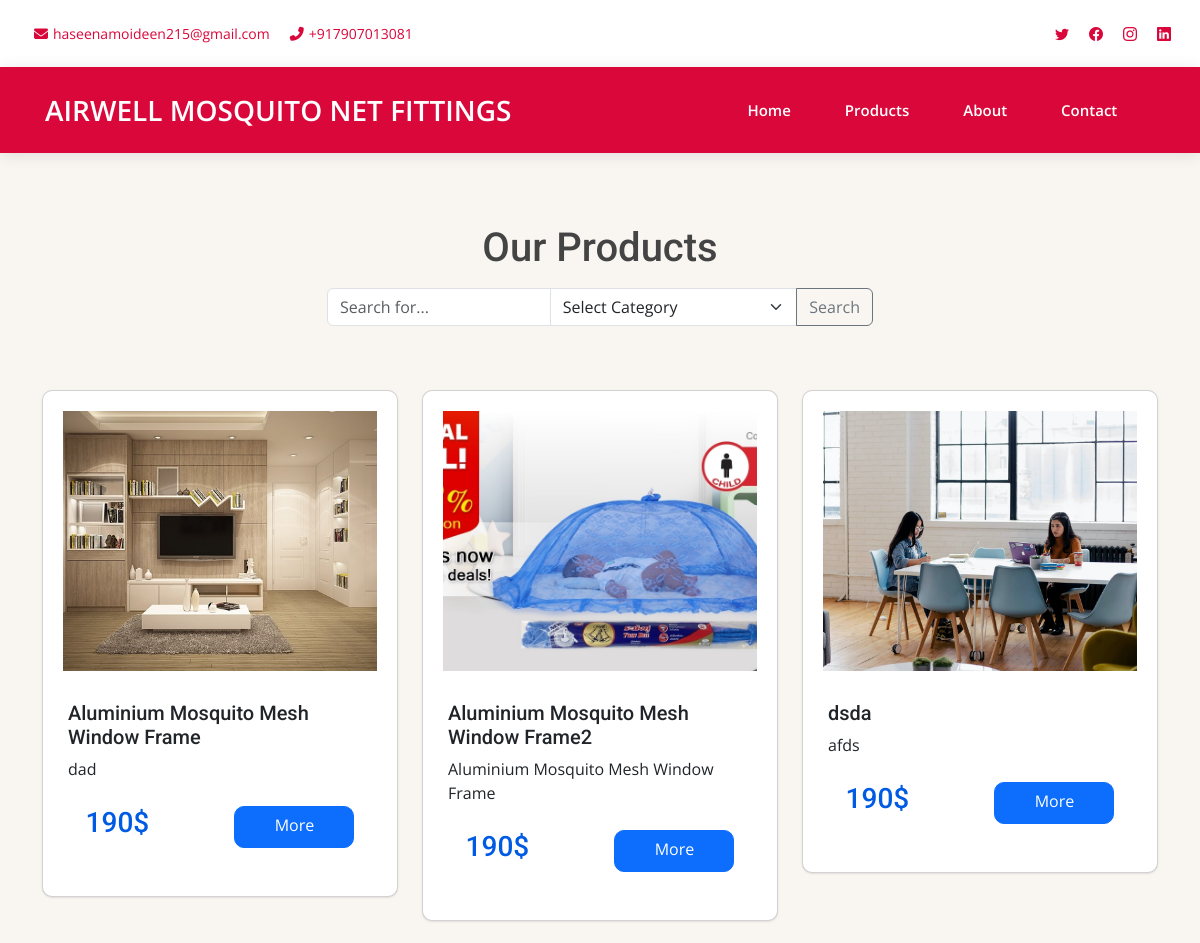
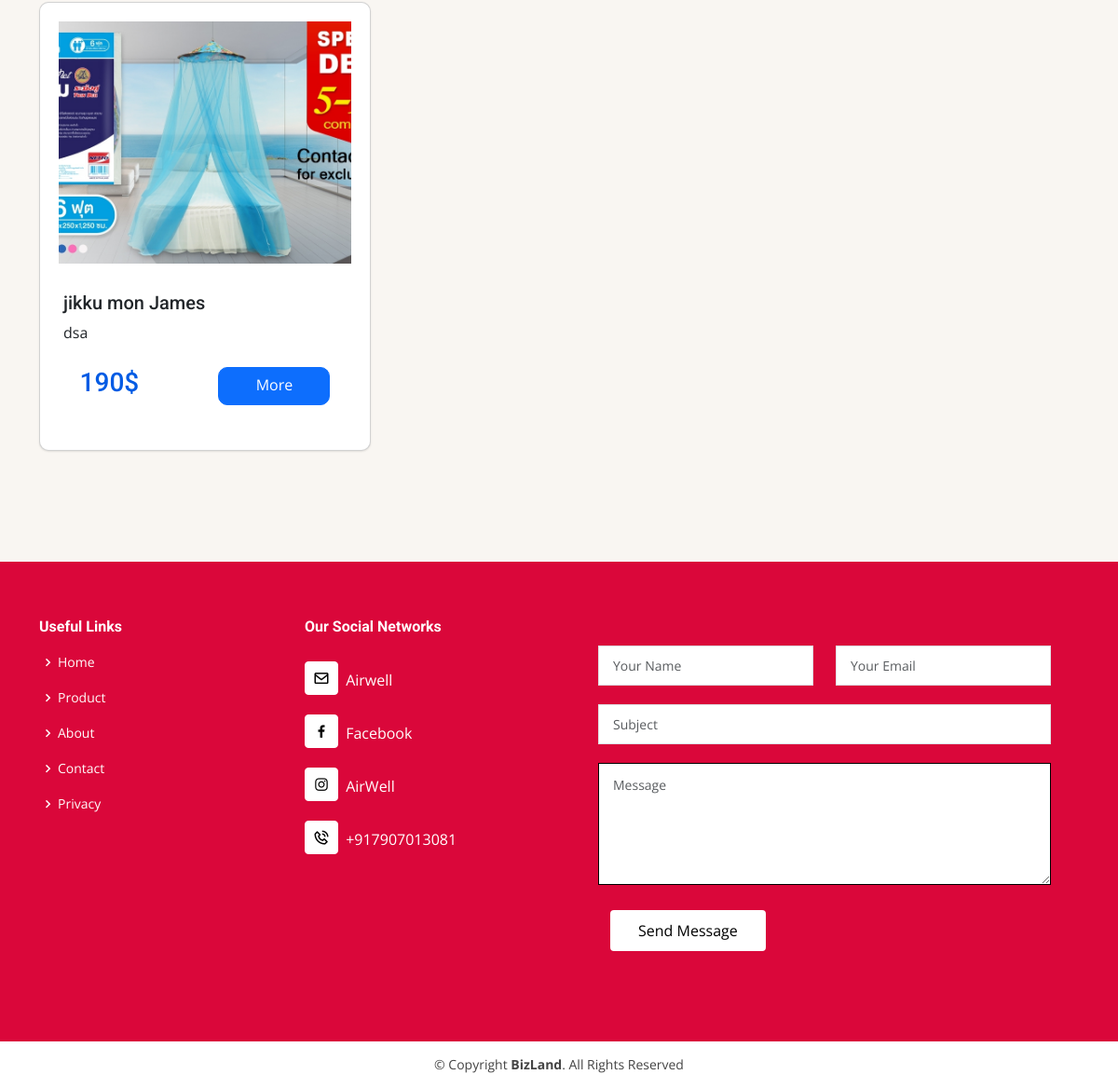
/product, run on the app's committed database (2 pictures, top to bottom).
### AirWellApp/models.py (models this page shows, shortened)
class ProductModel(models.Model):
    product_id = models.CharField(max_length=200,primary_key=True)
    product_name = models.CharField(max_length=100)
    product_description = models.TextField()
    product_material = models.CharField(max_length=100)
    product_color = models.CharField(max_length=100)
    product_price = models.CharField(max_length=100)
    product_create_at = models.DateTimeField(auto_now_add=True)
    product_status = models.CharField(max_length=100, default="Active")
    product_category = models.ForeignKey(
        ProductCategoryModel, on_delete=models.CASCADE, null=True)
    class Meta:
        db_table = "product_table"

class ProductImageModel(models.Model):
    product_id = models.ForeignKey(ProductModel, on_delete=models.CASCADE)
    product_image = models.ImageField(upload_to='images/', null=True)
    class Meta:
        db_table = "product_images"

### AirWellApp/views.py (the view, shortened to what this page needs)
# urls.py: path('product', views.user_product, name='user_product'),
def user_product(request):
    products = ProductModel.objects.all()
    categories = ProductCategoryModel.objects.all()
    search = ''
    return render(request, 'user/user_product.html', {'products': products, 'categories': categories, 'search': search})

### templates/user/user_product.html (shortened to what this page needs)
<!DOCTYPE html>
<html lang="en">
<head>
    {% load static %}
    <link href="https://cdn.jsdelivr.net/npm/bootstrap@5.0.0-beta2/dist/css/bootstrap.min.css" rel="stylesheet">
    <link href="{% static 'vendor/aos/aos.css' %}" rel="stylesheet">
    <link href="{% static 'vendor/bootstrap/css/bootstrap.min.css' %}" rel="stylesheet">
    <link href="{% static 'vendor/bootstrap-icons/bootstrap-icons.css' %}" rel="stylesheet">
    <link href="{% static 'vendor/boxicons/css/boxicons.min.css' %}" rel="stylesheet">
    <link href="{% static 'vendor/glightbox/css/glightbox.min.css' %}" rel="stylesheet">
    <link href="{% static 'vendor/swiper/swiper-bundle.min.css' %}" rel="stylesheet">
    <link rel="stylesheet" href="{% static 'css/slick-theme1.css' %}">
    <link rel="stylesheet" href="{% static 'css/responsive1.css' %}">
    <link rel="stylesheet" href="{% static 'css/slick1.css' %}">
    <link href="{% static 'css/style2.css' %}" rel="stylesheet">
</head>
<body>
    <section id="topbar" class="d-flex align-items-center">
        <div class="container-fluid d-flex justify-content-center justify-content-md-between">
            <div class="contact-info d-flex align-items-center">
                <ul>
                    <li><a href="mailto:haseenamoideen215@gmail.com"><i
                                class="fas fa-envelope"></i>haseenamoideen215@gmail.com</a> </li>
                    <li><a href="tel:+917907013081"><i class="fas fa-phone-alt"></i>+917907013081</a></li>
                </ul>
            </div>
            <div class="social-links d-none d-md-flex align-items-center">
                <a href="https://www.facebook.com/airwellmosquitonetfittings215?mibextid=2JQ9oc" target="_blank"
                    class="twitter"><i class="bi bi-twitter"></i></a>
                <a href="https://www.facebook.com/airwellmosquitonetfittings215?mibextid=2JQ9oc" target="_blank"
                    class="facebook"><i class="bi bi-facebook"></i></a>
                <a href="https://www.instagram.com/airwellmosquitonetfittings215?igsh=MXNraWxyOWFrdjR3bQ=="
                    target="_blank" class="instagram"><i class="bi bi-instagram"></i></a>
                <a href="https://www.facebook.com/airwellmosquitonetfittings215?mibextid=2JQ9oc" target="_blank"
                    class="linkedin"><i class="bi bi-linkedin"></i></a>
            </div>
        </div>
    </section>
    <header id="header" class="d-flex align-items-center">
        <div class="container d-flex align-items-center justify-content-between">
            <nav id="navbar" class="navbar">
                <a class="navbar-brand" href="{% url 'user_home' %}">AIRWELL MOSQUITO NET FITTINGS</a>
                <ul class="justify-content-end">
                    <li><a class="nav-link scrollto" href="{% url 'user_home' %}">Home</a></li>
                    <li class="dropdown">
                        <a href="{% url 'user_product' %}">Products </a>
                    </li>
                    <li>
                        <a class="nav-link scrollto" href="{% url 'user_about' %}">About</a>
                    </li>
                    <li>
                        <a class="nav-link scrollto" href="{% url 'user_contact' %}">Contact</a>
                    </li>
                </ul>
            </nav>
        </div>
    </header>
    <section id="products">
        <div class="container py-5">
            <h1 class="text-center">Our Products</h1>
            <div class="row center mb-3 mt-3 ">
                <div class="col-md-6">
                  <form method="POST" >
                    <div class="input-group">
                      <input type="text" class="form-control" placeholder="Search for..." aria-label="Search for..." name="search_text">
                      <select id="category" class="form-select" aria-label="Default select example" name="category">
                        <option selected disabled>Select Category</option>
                      </select>
                      <button class="btn btn-outline-secondary" type="submit">Search</button>
                    </div>
                  </form>
                </div>
              </div>
            <div class="row row-cols-1 row-cols-md-3 g-4 py-5">
                {% for product in products %}
                <div class="col">
                    <div class="card">
                        {% if product.productimagemodel_set.exists %}
                        <img src="{{ product.productimagemodel_set.first.product_image.url }}"
                            class="card-img-top fixed-image" alt="{{ product.product_name }}">
                        {% else %}
                        <img src="{% static 'img/prdct-4.jpg' %}" class="card-img-top fixed-image"
                            alt="{{ product.product_name }}">
                        {% endif %}
                        <div class="card-body">
                            <h5 class="card-title">{{ product.product_name }}</h5>
                            <p class="card-text">{{ product.product_material }}</p>
                        </div>
                        <div class="mb-5 d-flex justify-content-around">
                            <h3>190$</h3>
                            <a href="/product/{{ product.product_id }}" class="btn btn-primary">More</a>
                        </div>
                    </div>
                </div>
                {% endfor %}
            </div>
        </div>
    </section>
    <footer id="footer">
        <div class="footer-top">
            <div class="container">
                <div class="row">
                    <div class="col-lg-3 col-md-6 footer-links">
                        <h4>Useful Links</h4>
                        <ul>
                            <li>
                                <i class="bx bx-chevron-right"></i> <a href="{% url 'user_home' %}">Home</a>
                            </li>
                            <li>
                                <i class="bx bx-chevron-right"></i> <a href="{% url 'user_product' %}">Product</a>
                            </li>
                            <li>
                                <i class="bx bx-chevron-right"></i>
                                <a href="{% url 'user_about' %}">About</a>
                            </li>
                            <li>
                                <i class="bx bx-chevron-right"></i>
                                <a href="{% url 'user_contact' %}">Contact</a>
                            </li>
                            <li>
                                <i class="bx bx-chevron-right"></i> <a href="#">Privacy</a>
                            </li>
                        </ul>
                    </div>
                    <div class="col-lg-3 col-md-6 footer-links">
                        <h4>Our Social Networks</h4>
                        <div class="social-links mt-3">
                            <a href="mailto:haseenamoideen215@gmail.com" class="twitter" target="_blank"><i
                                    class="bx bx-envelope"></i></a><span> Airwell</span><br /><br />
                            <a href="https://www.facebook.com/airwellmosquitonetfittings215?mibextid=2JQ9oc"
                                target="_blank" class="facebook"><i class="bx bxl-facebook"></i></a><span>
                                Facebook</span><br /><br />
                            <a href="https://www.instagram.com/airwellmosquitonetfittings215?igsh=MXNraWxyOWFrdjR3bQ=="
                                target="_blank" class="instagram"><i class="bx bxl-instagram"></i></a><span>
                                AirWell</span><br /><br />
                            <a href="https://wa.me/+917907013081" target="_blank" class="google-plus"><i class="bx bx-phone-call"></i></a><span>
                                +917907013081</span><br /><br />
                        </div>
                    </div>
                    <div class="col-lg-6 col-md-12 col-sm-6 footer-links">
                        <form method="post" role="form" class="php-email-form" id="myForm">
                            <div class="row">
                                <div class="col form-group">
                                    <input type="text" name="name" class="form-control" id="name"
                                        placeholder="Your Name" required />
                                </div>
                                <div class="col form-group">
                                    <input type="email" class="form-control" name="email" id="email"
                                        placeholder="Your Email" required />
                                </div>
                            </div>
                            <div class="form-group">
                                <input type="text" class="form-control" name="subject" id="subject"
                                    placeholder="Subject" required />
                            </div>
                            <div class="form-group">
                                <textarea class="form-control" name="message" rows="5" placeholder="Message"
                                    required></textarea>
                            </div>
                            <div class="text-center btn btn-outline">
                                <button type="submit" class="btn" id="submitForm">
                                    Send Message
                                </button>
                            </div>
                        </form>
                    </div>
                </div>
            </div>
        </div>
        <div class="copy-rght-sectin">
            <div class="container">
                <div class="copyright">
                    &copy; Copyright <strong><span>BizLand</span></strong>. All Rights Reserved
                </div>
            </div>
        </div>
    </footer>
</body>
</html>

### static/css/responsive1.css (style rules this page uses)
@media (min-width: 1024px) and (max-width: 1200px) { body { overflow-x: hidden; } }
@media (min-width: 1024px) and (max-width: 1200px) { section { padding: 23px 0 !important; overflow: hidden; } }
@media (min-width: 1024px) and (max-width: 1200px) { section { padding: 23px 17px !important; } }
@media (min-width: 1024px) and (max-width: 1200px) { .navbar ul { padding-left: 125px !important; } }
@media (min-width: 1200px) and (max-width: 1440px) { body { overflow-x: hidden; } }
@media (min-width: 1200px) and (max-width: 1440px) { .navbar ul { padding-left: 186px !important; } }

### static/css/style2.css (style rules this page uses)
body { font-family: "Open Sans", sans-serif; color: #444444; }
a { color: #106eea; text-decoration: none !important; }
h1, h2, h3, h4, h5, h6 { font-family: "Roboto", sans-serif; }
section { padding: 60px 0; overflow: hidden; }
#topbar { background: #fff; font-size: 14px; transition: all 0.5s; color: #000000; padding: 5px; }
#topbar .contact-info ul { display: flex; padding: 0px; margin: 0%; }
#topbar .contact-info ul li { list-style: none; }
#topbar .contact-info ul li a { color: #DA073A; margin-right: 15px; transition: 0.3s; }
#topbar .contact-info ul li a i { padding-left: 5px; color: #DA073A; margin-right: 5px; transition: 0.3s; }
#topbar .social-links a { color: #DA073A; line-height: 0; transition: 0.3s; margin-left: 20px; }
#header { background: #DA073A; transition: all 0.5s; z-index: 997; height: 86px; box-shadow: 0px 2px 15px rgba(0, 0, 0, 0.1); }
#header .navbar .navbar-brand { font-size: 28px; color: #fff; }
.navbar { padding: 0; }
.navbar ul { margin: 0; padding-left: 250px; display: flex; list-style: none; align-items: center; }
.navbar li { position: relative; margin-right: 20px; }
.navbar>ul>li { white-space: nowrap; padding: 10px 0 10px 28px; }
.navbar a, .navbar a:focus { display: flex; align-items: center; justify-content: space-between; padding: 0 3px; font-size: 15px; font-weight: 600; color: #ffffff; white-space: nowrap; transition: 0.3s; position: relative; }
.navbar>ul>li>a:before { content: ""; position: absolute; width: 100%; height: 2px; bottom: -6px; left: 0; background-color: #DA073A; visibility: hidden; width: 0px; transition: all 0.3s ease-in-out 0s; }
.footer-top .php-email-form { padding: 30px; }
.footer-top .php-email-form .form-group { margin-bottom: 20px; }
.footer-top .php-email-form input, .footer-top .php-email-form textarea { border-radius: 0; box-shadow: none; font-size: 14px; }
.footer-top .php-email-form input { padding: 10px 15px; }
.footer-top .php-email-form textarea { padding: 12px 15px; }
.footer-top .php-email-form button[type=submit] { border: 0; background-color: rgb(255, 255, 255); padding: 10px 30px; color: black; transition: 0.4s; border-radius: 4px; }
#footer { color: #444444; font-size: 14px; background: #fff; }
#footer .footer-top { padding: 60px 0 30px 0; background: #DA073A; }
#footer .footer-top h4 { font-size: 16px; font-weight: bold; color: #fffefe; position: relative; padding-bottom: 12px; }
#footer .footer-top .footer-links { margin-bottom: 30px; }
#footer .footer-top .footer-links ul { list-style: none; padding: 0; margin: 0; }
#footer .footer-top .footer-links ul i { padding-right: 2px; color: white; font-size: 18px; line-height: 1; }
#footer .footer-top .footer-links ul li { padding: 10px 0; display: flex; align-items: center; }
#footer .footer-top .footer-links ul li:first-child { padding-top: 0; }
#footer .footer-top .footer-links ul a { color: #fffdfd; transition: 0.3s; display: inline-block; line-height: 1; }
#footer .footer-top .social-links a { font-size: 18px; display: inline-block; background: #fff; color: #010101; line-height: 1; padding: 8px 0; margin-right: 4px; border-radius: 4px; text-align: center; width: 36px; height: 36px; transition: 0.3s; border: 1px solid #fff; }
#footer .footer-top .social-links span { color: white; font-size: 16px; }
.copy-rght-sectin { height: 50px; line-height: 50px; text-align: center; }
#footer .copyright { text-align: center; }
.contact-form-section form input, textarea { margin-bottom: 15px; border: 1px solid #000 !important; outline: none; }

### data on the page
ProductModel: product_name "Aluminium Mosquito Mesh Window Frame", product_material "dad"
ProductModel: productimagemodel_set.first.product_image (picture), product_name "Aluminium Mosquito Mesh Window Frame2", product_material "Aluminium Mosquito Mesh Window Frame"
ProductModel: productimagemodel_set.first.product_image (picture), product_name "dsda", product_material "afds"
ProductModel: productimagemodel_set.first.product_image (picture), product_name "jikku mon James", product_material "dsa"
